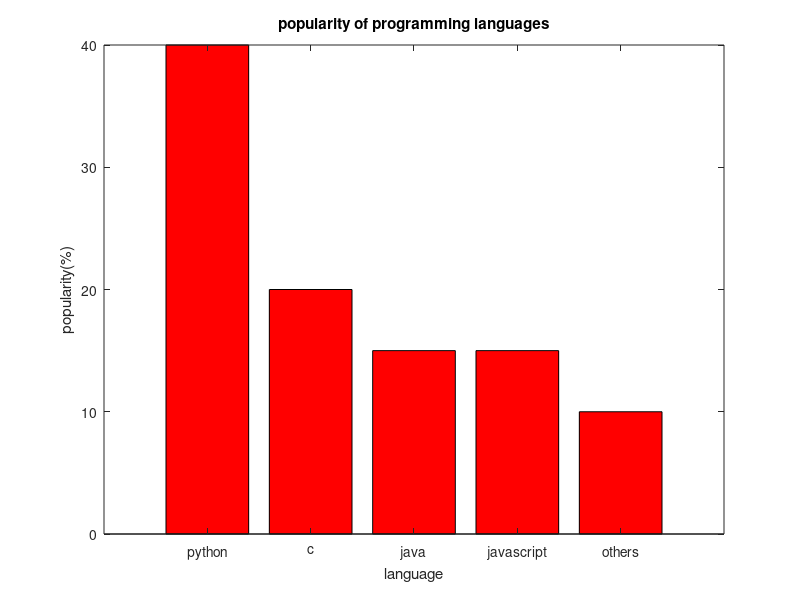

Recreate this plot in MATLAB.
languages = {'python', 'c', 'java', 'javascript', 'others'};
popularity = [40,20,15,15,10];

figure;
bar(popularity,'FaceColor', 'red');

set(gca, 'XTick', 1:length(languages));
set(gca, 'XTickLabel', languages);
xtickangle(45); 

title('popularity of programming languages');
xlabel('language');
ylabel('popularity(%)');
